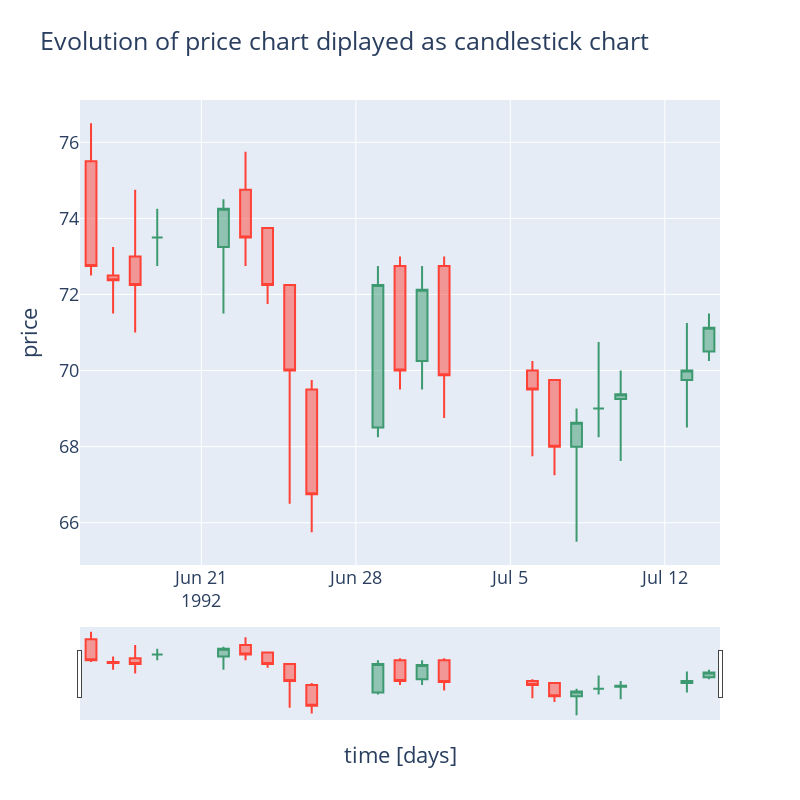

Notebook cell for this chart:
### Code cell
plot_cs_chart(result_df.loc['CDLDOJI'].reset_index().set_index('date')[:20])

### Figure 1 — Plotly figure (JSON) as saved in the notebook; plotly's stock layout.template omitted (floating-point values rounded to 4 significant figures)
{"data": [{"close": [72.75, 72.38, 72.25, 73.5, 74.25, 73.5, 72.25, 70, 66.75, 72.25, 70, 72.12, 69.88, 69.5, 68, 68.62, 69, 69.38, 70, 71.12], "high": [76.5, 73.25, 74.75, 74.25, 74.5, 75.75, 73.75, 72.25, 69.75, 72.75, 73, 72.75, 73, 70.25, 69.75, 69, 70.75, 70, 71.25, 71.5], "low": [72.5, 71.5, 71, 72.75, 71.5, 72.75, 71.75, 66.5, 65.75, 68.25, 69.5, 69.5, 68.75, 67.75, 67.25, 65.5, 68.25, 67.62, 68.5, 70.25], "open": [75.5, 72.5, 73, 73.5, 73.25, 74.75, 73.75, 72.25, 69.5, 68.5, 72.75, 70.25, 72.75, 70, 69.75, 68, 69, 69.25, 69.75, 70.5], "type": "candlestick", "x": ["1992-06-16T00:00:00", "1992-06-17T00:00:00", "1992-06-18T00:00:00", "1992-06-19T00:00:00", "1992-06-22T00:00:00", "1992-06-23T00:00:00", "1992-06-24T00:00:00", "1992-06-25T00:00:00", "1992-06-26T00:00:00", "1992-06-29T00:00:00", "1992-06-30T00:00:00", "1992-07-01T00:00:00", "1992-07-02T00:00:00", "1992-07-06T00:00:00", "1992-07-07T00:00:00", "1992-07-08T00:00:00", "1992-07-09T00:00:00", "1992-07-10T00:00:00", "1992-07-13T00:00:00", "1992-07-14T00:00:00"]}], "layout": {"autosize": false, "font": {"size": 18}, "height": 800, "legend": {"font": {"size": 20}, "x": 0.99, "xanchor": "right", "y": 0.99, "yanchor": "top"}, "title": {"text": "Evolution of price chart diplayed as candlestick chart"}, "width": 800, "xaxis": {"title": {"text": "time [days]"}}, "yaxis": {"title": {"text": "price"}}}}
